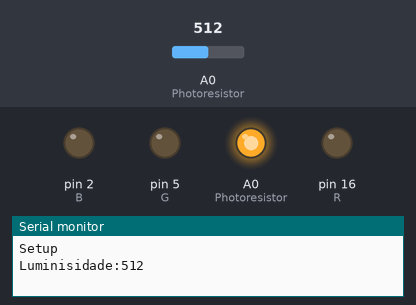
A sketch run on a simulated Arduino Uno, built with avr-gcc and run on an emulated ATmega328P. On the bench: output pins drawn as LEDs (lit = HIGH), the last lines printed to the serial monitor. The inputs (shaded band) are chosen by the test bench; at power-on: A0 (Photoresistor) = 512.

Above: at 0.5 s.
At 1.5 s:
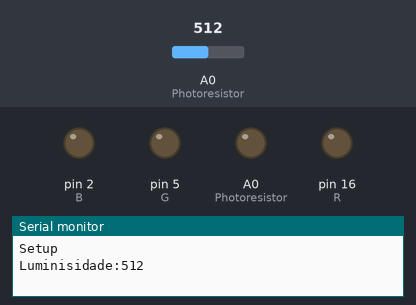
At 2.5 s:
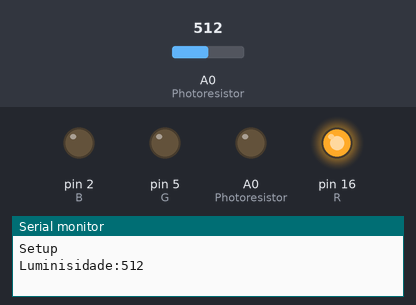
At 3.5 s:
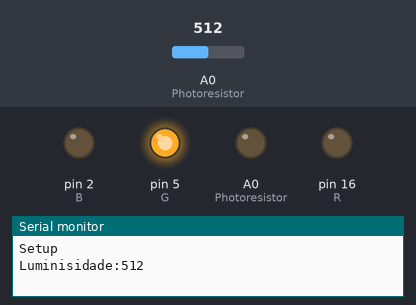
At 4.5 s:
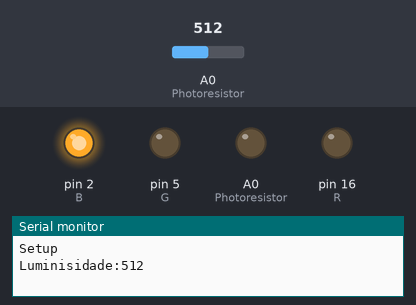
At 5.5 s:
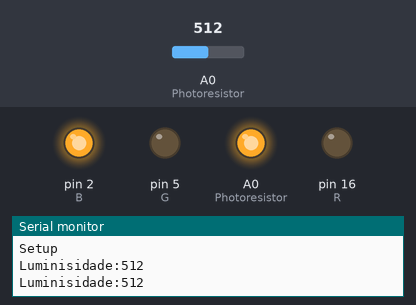
Timing chart, 0 to 6.5 s (numbered marks = the images above):
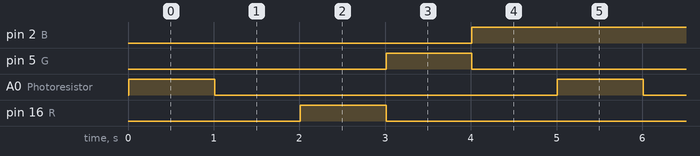

Measured:
- by itself, pin 2 (B): alternates HIGH for 3.0 s and LOW for 2.0 s
- by itself, pin 5 (G), A0 (Photoresistor), pin 16 (R): alternates HIGH for 1.0 s and LOW for 4.0 s

The sketch:

Teste_kit_oficina.ino
```cpp
//int ledPin = 13; // GPIO13
#define Photoresistor A0
 int R = 16;
 int G = 5;
 int B = 2;
 int ledPin = 14; // GPIO13

void setup() {
  // put your setup code here, to run once:
    Serial.begin(115200);
    Serial.println("Setup");
    delay(10);
    pinMode(R, OUTPUT);
    pinMode(G, OUTPUT);
    pinMode(B, OUTPUT);
    pinMode(ledPin, OUTPUT);
    digitalWrite(R, LOW);
    digitalWrite(G, LOW);
    digitalWrite(B, LOW);
    digitalWrite(ledPin, LOW);

}


void loop() {
    int val=analogRead(Photoresistor);
    Serial.print("Luminisidade:");
    Serial.println(val);
    digitalWrite(ledPin, HIGH);
    delay(1000);
    digitalWrite(ledPin, LOW);
    delay(1000);
    digitalWrite(R, HIGH);
    digitalWrite(G, LOW);
    digitalWrite(B, LOW);
    delay(1000);
    digitalWrite(R, LOW);
    digitalWrite(G, HIGH);
    digitalWrite(B, LOW);
    delay(1000);
    digitalWrite(R, LOW);
    digitalWrite(G, LOW);
    digitalWrite(B, HIGH);
    delay(1000);
}
```
